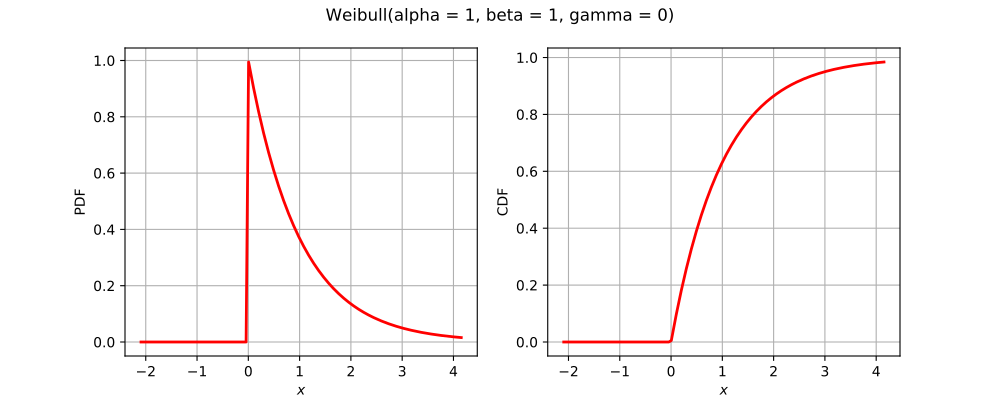

Write the Python code that produced this figure.
import openturns as ot
from matplotlib import pyplot as plt
from openturns.viewer import View
if (ot.Weibull().__class__.__name__=='ComposedDistribution'):
    correlation = ot.CorrelationMatrix(2)
    correlation[1, 0] = 0.25
    aCopula = ot.NormalCopula(correlation)
    marginals = [ot.Normal(1.0, 2.0), ot.Normal(2.0, 3.0)]
    distribution = ot.ComposedDistribution(marginals, aCopula)
elif (ot.Weibull().__class__.__name__=='CumulativeDistributionNetwork'):
    distribution = ot.CumulativeDistributionNetwork([ot.Normal(2),ot.Dirichlet([0.5, 1.0, 1.5])], ot.BipartiteGraph([[0,1], [0,1]]))
elif (ot.Weibull().__class__.__name__=='Histogram'):
    distribution = ot.Histogram([-1.0, 0.5, 1.0, 2.0], [0.45, 0.4, 0.15])
else:
    distribution = ot.Weibull()
dimension = distribution.getDimension()
if dimension <= 2:
    if distribution.getDimension() == 1:
        distribution.setDescription(['$x$'])
        pdf_graph = distribution.drawPDF()
        cdf_graph = distribution.drawCDF()
        fig = plt.figure(figsize=(10, 4))
        plt.suptitle(str(distribution))
        pdf_axis = fig.add_subplot(121)
        cdf_axis = fig.add_subplot(122)
        View(pdf_graph, figure=fig, axes=[pdf_axis], add_legend=False)
        View(cdf_graph, figure=fig, axes=[cdf_axis], add_legend=False)
    else:
        distribution.setDescription(['$x_1$', '$x_2$'])
        pdf_graph = distribution.drawPDF()
        fig = plt.figure(figsize=(10, 5))
        plt.suptitle(str(distribution))
        pdf_axis = fig.add_subplot(111)
        View(pdf_graph, figure=fig, axes=[pdf_axis], add_legend=False)
